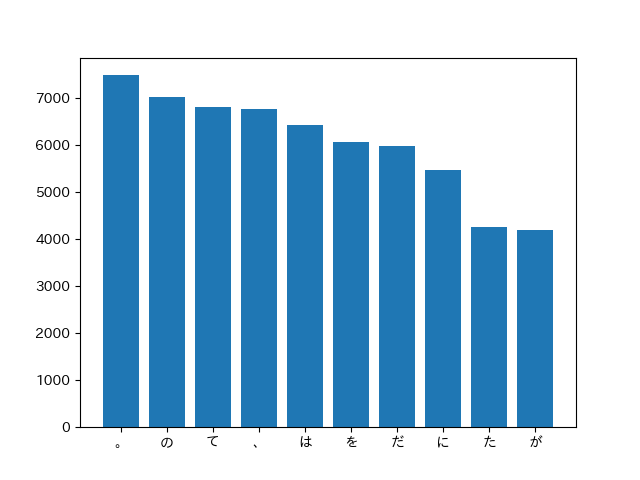

This chart was generated by the following Python code:
import re
import pandas as pd
import matplotlib.pyplot as plt

plt.rcParams['font.family'] = 'sans-serif'
plt.rcParams['font.sans-serif'] = ['Hiragino Maru Gothic Pro', 'Yu Gothic', 'Meirio', 'Takao', 'IPAexGothic', 'IPAPGothic', 'VL PGothic', 'Noto Sans CJK JP']

file_mecab = open('neko.txt.mecab')

states = []
flag = True
while flag:
	state = []
	while True:
		line = file_mecab.readline()
		if (not line):
			flag = False
			break
		if (line == 'EOS\n'):
			if (len(state) > 0):
				states.append(state)
			break
		matchobj = re.fullmatch('(.+)\t(.+),(.+),[^,]+,[^,]+,[^,]+,[^,]+,(?:(?:(.+),.+,.+)|\*)\n?', line)
		if (not matchobj):
			print('Error on line: ' + line)
			flag = False
			break
		if (len(state) == 0 and matchobj.group(1) == '　'):
			continue
		if (matchobj.group(4)):
			state.append({'surface': matchobj.group(1), 'base': matchobj.group(4), 'pos': matchobj.group(2), 'pos1': matchobj.group(3)})
		else:
			state.append({'surface': matchobj.group(1), 'base': '*', 'pos': matchobj.group(2), 'pos1': matchobj.group(3)})

words = [word for state in states for word in state]
table = pd.DataFrame(words)
# print(table)

# base が無いものについては surface で置換
table['base'][table['base'] == '*'] = table['surface'][table['base'] == '*']

word_unique = table.groupby(['base', 'pos', 'pos1']).size()
word_unique.sort_values(ascending = False, inplace = True)

plt.bar(range(0, 10), word_unique[0:10], tick_label = [base for (base, _, _) in word_unique[0:10].index.values])
plt.savefig('36.png')
